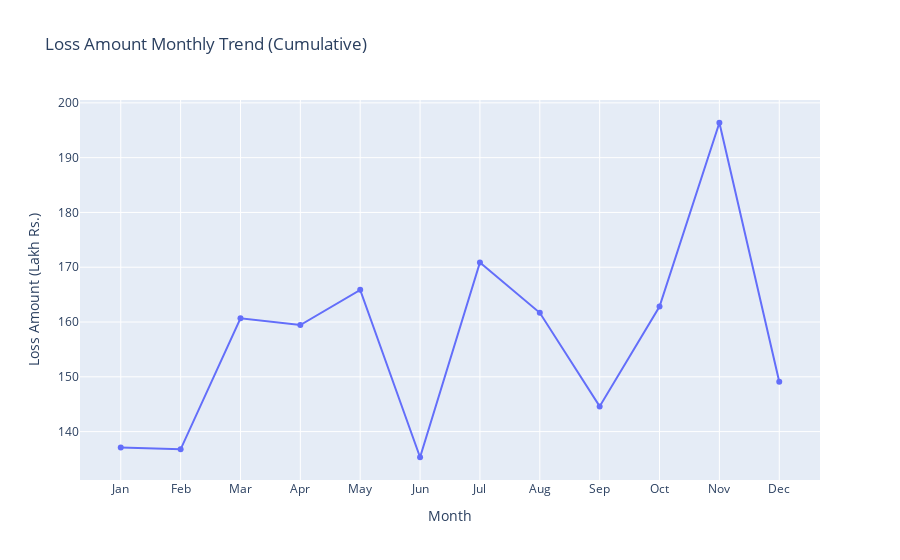

The cell this chart's notebook holds for it:
### Code cell
line_graph(
    dataset= df3,
    x= 'month', y= 'loss_amt_(in_lakhs)',
    title= 'Loss Amount Monthly Trend (Cumulative)',
    xlabel= 'Month', ylabel= 'Loss Amount (Lakh Rs.)',
    xticks= [df3['month'], calendar.month_abbr[1:13]]
)

### Figure 1 — Plotly figure (JSON) as saved in the notebook; plotly's stock layout.template omitted (floating-point values rounded to 4 significant figures)
{"data": [{"hovertemplate": "month=%{x}<br>loss_amt_(in_lakhs)=%{y}<extra></extra>", "legendgroup": "", "line": {"color": "#636efa", "dash": "solid"}, "marker": {"symbol": "circle"}, "mode": "lines+markers", "name": "", "orientation": "v", "showlegend": false, "type": "scatter", "x": [1, 2, 3, 4, 5, 6, 7, 8, 9, 10, 11, 12], "xaxis": "x", "y": [137.1, 136.8, 160.7, 159.4, 165.9, 135.3, 170.8, 161.7, 144.6, 162.8, 196.4, 149.1], "yaxis": "y"}], "layout": {"legend": {"tracegroupgap": 0}, "title": {"text": "Loss Amount Monthly Trend (Cumulative)"}, "xaxis": {"anchor": "y", "domain": [0, 1], "ticktext": ["Jan", "Feb", "Mar", "Apr", "May", "Jun", "Jul", "Aug", "Sep", "Oct", "Nov", "Dec"], "tickvals": [1, 2, 3, 4, 5, 6, 7, 8, 9, 10, 11, 12], "title": {"text": "Month"}}, "yaxis": {"anchor": "x", "domain": [0, 1], "title": {"text": "Loss Amount (Lakh Rs.)"}}}}
